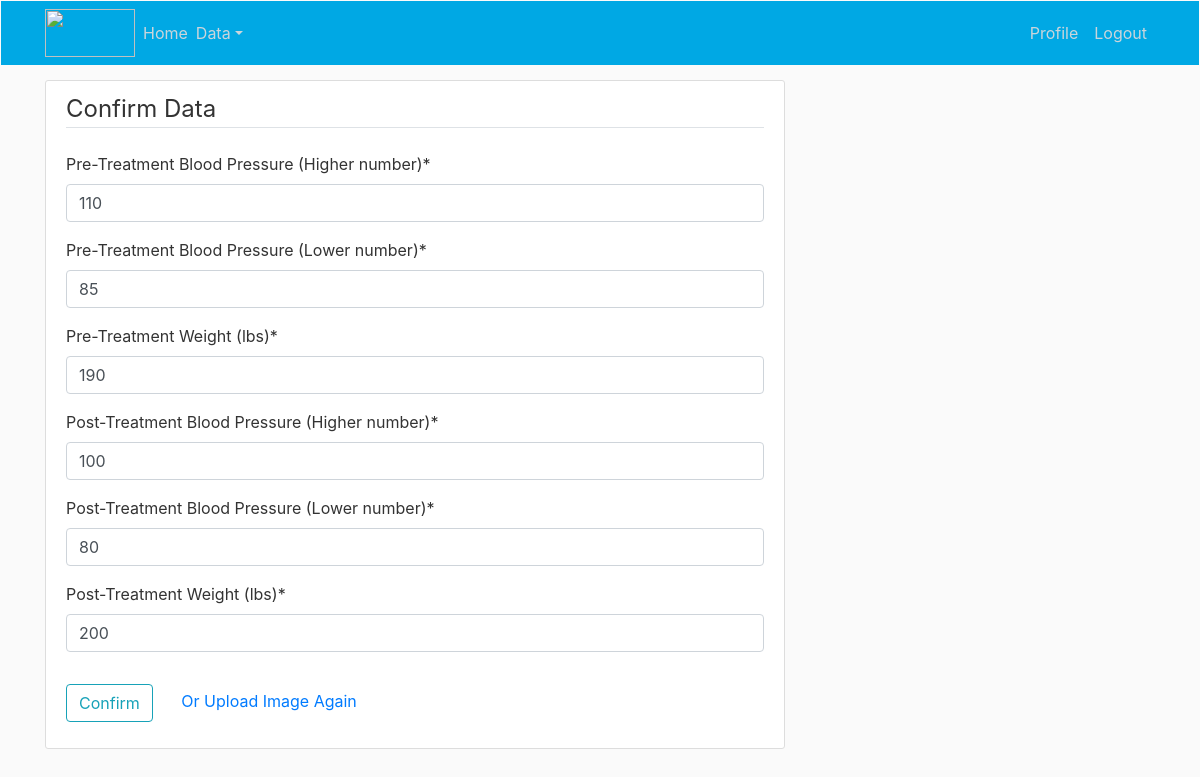
The page /confirm/5/ (signed in) on the database its author committed.
### data/models.py (models this page shows, shortened)
class Entry(models.Model):
	user = models.ForeignKey(User, on_delete=models.DO_NOTHING)
	pre_bp_sys = models.IntegerField()
	pre_bp_dia = models.IntegerField()
	pre_weight = models.IntegerField()
	post_bp_sys = models.IntegerField()
	post_bp_dia = models.IntegerField()
	post_weight = models.IntegerField()
	date_created = models.DateTimeField()

### data/views.py (the view)
# urls.py: path('confirm/<int:id>/', views.confirm, name='confirm'),
@login_required
def confirm(request, id):
	entry = get_object_or_404(Entry,id=id, user=request.user)
	form = EntryForm(instance=entry)
	return render(request,'data/enter_data.html',{'form':form,'confirm':True,'id':id})

### data/forms.py
class EntryForm(ModelForm):
	class Meta:
		model = Entry
		exclude = ('user', 'date_created','num',)
		fields = ['pre_bp_sys','pre_bp_dia','pre_weight','post_bp_sys','post_bp_dia','post_weight']
		labels = {'pre_bp_sys': 'Pre-Treatment Blood Pressure (Higher number)','pre_bp_dia':'Pre-Treatment Blood Pressure (Lower number)',
		'pre_weight': 'Pre-Treatment Weight (lbs)','post_bp_sys': 'Post-Treatment Blood Pressure (Higher number)',
		'post_bp_dia': 'Post-Treatment Blood Pressure (Lower number)','post_weight': 'Post-Treatment Weight (lbs)'}

### data/templates/data/enter_data.html (shortened to what this page needs)
{% extends "davita/base.html" %}
{% load crispy_forms_tags%}
{% block content%}
<div class="content-section col-md-8">
	<form method="POST">
		<fieldset class="form-group">
			{% if not confirm%}
			<legend class="border-bottom mb-4">Enter Data</legend>
			{% else %}
			<legend class="border-bottom mb-4">Confirm Data</legend>
			{% endif %}
			{{ form|crispy }}
		</fieldset>
		<div class="form-group">
			{% if not confirm%}
			<button class="btn btn-outline-info" type="submit" formaction="/submit/">Submit</button>
			<a class="ml-4" href="/upload/">
				Or Upload Image
			</a>
			{% else %}
			<button class="btn btn-outline-info" type="submit" formaction="/submit/{{id}}/">Confirm</button>
			<a class="ml-4" href="/upload/">
				Or Upload Image Again
			</a>
			{% endif %}
		</div>
	</form>
</div>
{% endblock content %}

### static/davita/main.css (style rules this page uses)
body { background: #fafafa; color: #333333; margin-top: 5rem; }
.content-section { background: #ffffff; padding: 10px 20px; border: 1px solid #dddddd; border-radius: 3px; margin-bottom: 20px; }

### rows shown on the page
Entry: pre_bp_sys "110", pre_bp_dia "85", pre_weight "190", post_bp_sys "100", post_bp_dia "80", post_weight "200"
